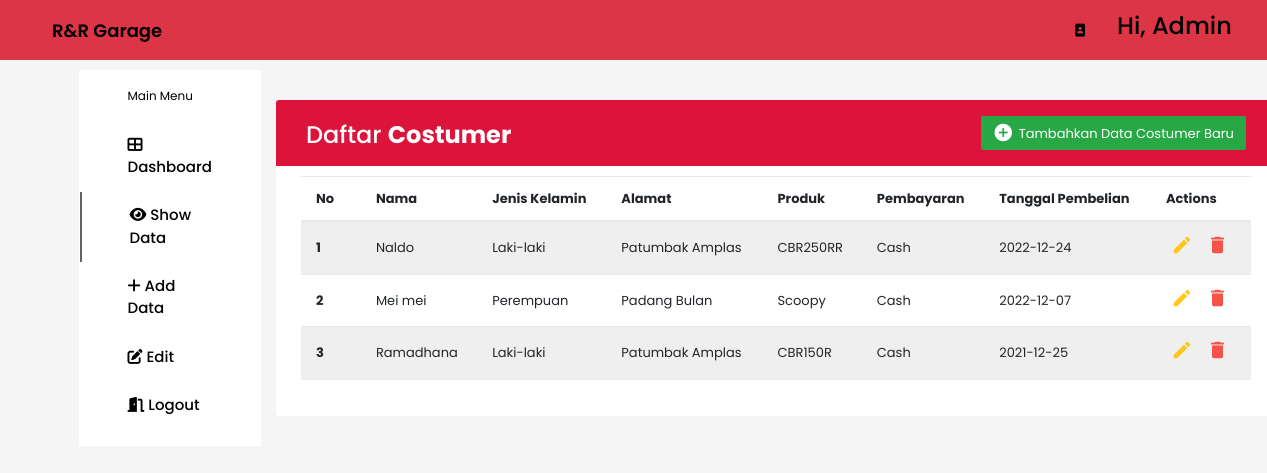
The page /dashboard/show.php on the database its author committed.
### tables this page shows
CREATE TABLE `user` (
  `id` int(100) NOT NULL,
  `name` varchar(255) NOT NULL,
  `gender` enum('Laki-laki','Perempuan') NOT NULL,
  `address` varchar(255) NOT NULL,
  `product` varchar(100) NOT NULL,
  `payment` enum('Cash','Kredit') NOT NULL,
  `buydate` date NOT NULL
);

### dashboard/show.php (the view, shortened to what this page needs)
<?php
include('../database-connection.php');
?>
<!DOCTYPE html>
<html lang="en">
<head>
  <link href="https://cdn.jsdelivr.net/npm/bootstrap@5.1.3/dist/css/bootstrap.min.css" rel="stylesheet">
  <link rel="stylesheet" href="https://cdn.jsdelivr.net/npm/bootstrap@4.6.2/dist/css/bootstrap.min.css">
  <link rel="stylesheet" href="../assets/css/dashboard.css" />
  <link rel="stylesheet" href="https://cdnjs.cloudflare.com/ajax/libs/font-awesome/6.2.0/css/all.min.css" />
</head>
<body>
  <header class="header bg-danger">
    <div class="logo">
      <a href="#">R&R Garage</a>
    </div>
    <div class="header-icons">
      <i class="fas fa-portrait"></i>
      <div class="account">
        <h4>Hi, Admin</h4>
      </div>
    </div>
  </header>
  <div class="container">
    <nav>
      <div class="side_navbar">
        <span>Main Menu</span>
        <a href="dashboard.php">
          <i class="fas fa-th-large"></i>
          Dashboard
        </a>
        <a href="show.php" class="active">
          <i class="fas fa-eye"></i>
          Show Data
        </a>
        <a href="add.php">
          <i class="fas fa-add"></i>
          Add Data
        </a>
        <a href="edit.php">
          <i class="fas fa-edit" ></i>
          Edit
        </a>
        <a href="../login-logout/logout.php">
          <i class="fas fa-door-open"></i>
          Logout
        </a>
      </div>
    </nav>
    <section class="main body ms-auto">
    <!DOCTYPE html>
            <html lang="en">
            <head>
                <link rel="stylesheet" href="https://stackpath.bootstrapcdn.com/bootstrap/4.5.0/css/bootstrap.min.css">
                <link rel="stylesheet" href="https://maxcdn.bootstrapcdn.com/font-awesome/4.7.0/css/font-awesome.min.css">
            </head>
            <body>
                <div class="container-xl">
                    <div class="table-responsive">
                        <div class="table-wrapper">
                            <div class="table-title">
                                <div class="row">
                                    <div class="col-sm-6">
                                        <h2>Daftar <b>Costumer</b></h2>
                                    </div>
                                    <div class="col-sm-6">
                                        <a href="add.php" class="btn btn-success" >
                                            <i class="material-icons">&#xE147;</i> <span class="links_name">Tambahkan Data Costumer Baru</span>
                                        </a>
                                    </div>
                                </div>
                            </div>
                            <table class="table table-striped table-hover">
                                <thead>
                                    <tr>
                                        <th>
                                            <span>No
                                            </span>
                                        </th>
                                        <th>Nama</th>
                                        <th>Jenis Kelamin</th>
                                        <th>Alamat</th>
                                        <th>Produk</th>
                                        <th>Pembayaran</th>
                                        <th>Tanggal Pembelian</th>
                                        <th>Actions</th>
                                    </tr>
                                </thead>
                                <tbody>
                                <?php
                                    $sql2   = "select * from user order by buydate desc";
                                    $q2     = mysqli_query($con, $sql2);
                                    $urut   = 1;
                                    while ($r2 = mysqli_fetch_assoc($q2)) {
                                    ?>
                                        <tr>
                                            <th scope="row"><?php echo $urut++ ?></th>
                                            <td scope="row"><?php echo $r2['name'];?></td>
                                            <td scope="row"><?php echo $r2['gender'];?></td>
                                            <td scope="row"><?php echo $r2['address'];?></td>
                                            <td scope="row"><?php echo $r2['product'];?></td>
                                            <td scope="row"><?php echo $r2['payment'];?></td>
                                            <td scope="row"><?php echo $r2['buydate'];?></td>
                                            <td scope="row">
                                                <a href="edit.php?id=<?php echo $r2['id'];?>" class="edit"><i class="material-icons" data-toggle="tooltip" title="Edit">&#xE254;</i></a>
                                                <a href="delete.php?id=<?php echo $r2['id'];?>" oneclick="return confirm('Apakah Yakin Ingin Menghapus Data Tersebut ? ')" class="delete"><i class="material-icons" data-toggle="tooltip" title="Delete">&#xE872;</i></a>
                                            </td>
                                        </tr>
                                    <?php
                                    }
                                    ?>
                                </tbody>
                            </table>
                        </div>
                    </div>
                </div>
            </body>
        </html>
    </section>
    </div>
</body>
</html>

### assets/css/dashboard.css (style rules this page uses)
* { margin: 0; padding: 0; border: none; outline: none; text-decoration: none; box-sizing: border-box; font-family: "Poppins", sans-serif; }
body { background: rgb(219, 219, 219); }
.header { display: flex; align-items: center; justify-content: space-between; height: 60px; padding: 20px; background: #DC143C; }
.logo { display: flex; align-items: center; }
.logo a { color: #000; font-size: 18px; font-weight: 600; margin: 2rem 8rem 2rem 2rem; }
.header-icons { display: flex; align-items: center; }
.header-icons i { margin-right: 2rem; cursor: pointer; }
.header-icons .account { width: 130px; display: flex; align-items: center; justify-content: space-between; }
.container { margin-top: 10px; display: flex; justify-content: space-between; }
nav { background: rgb(255, 255, 255); }
.side_navbar { padding: 1px; display: flex; flex-direction: column; }
.side_navbar span { color: black; margin: 1rem 3rem; font-size: 12px; }
.side_navbar a { width: 100%; padding: 0.8rem 3rem; font-weight: 500; font-size: 15px; color: black; }
.side_navbar .active { border-left: 2px solid rgb(100, 100, 100); }

### dashboard/show.php (style rules this page uses)
body { color: black; background: #f5f5f5; font-family: 'Varela Round', sans-serif; font-size: 13px; }
.table-responsive { margin: 30px 0; }
.table-wrapper { background: #fff; padding: 20px 25px; border-radius: 3px; min-width: 1000px; box-shadow: 0 1px 1px rgba(0,0,0,.05); }
.table-title { padding-bottom: 15px; background: #DC143C; color: #fff; padding: 16px 30px; min-width: 100%; margin: -20px -25px 10px; border-radius: 3px 3px 0 0; }
.table-title h2 { margin: 5px 0 0; font-size: 24px; }
.table-title .btn { color: #fff; float: right; font-size: 13px; border: none; min-width: 50px; border-radius: 2px; border: none; outline: none !important; margin-left: 10px; }
.table-title .btn i { float: left; font-size: 21px; margin-right: 5px; }
.table-title .btn span { float: left; margin-top: 2px; }
table.table tr th, table.table tr td { border-color: #e9e9e9; padding: 12px 15px; vertical-align: middle; }
table.table tr th:first-child { width: 60px; }
table.table tr th:last-child { width: 100px; }
table.table-striped tbody tr:nth-of-type(odd) { background-color: #fcfcfc; }
table.table td:last-child i { opacity: 0.9; font-size: 22px; margin: 0 5px; }
table.table td a { font-weight: bold; color: #566787; display: inline-block; text-decoration: none; outline: none !important; }
table.table td a.edit { color: #FFC107; }
table.table td a.delete { color: #F44336; }
table.table td i { font-size: 19px; }

### rows shown on the page
user: name "Naldo", gender "Laki-laki", address "Patumbak Amplas", product "CBR250RR", payment "Cash", buydate "2022-12-24"
user: name "Mei mei", gender "Perempuan", address "Padang Bulan", product "Scoopy", payment "Cash", buydate "2022-12-07"
user: name "Ramadhana", gender "Laki-laki", address "Patumbak Amplas", product "CBR150R", payment "Cash", buydate "2021-12-25"
